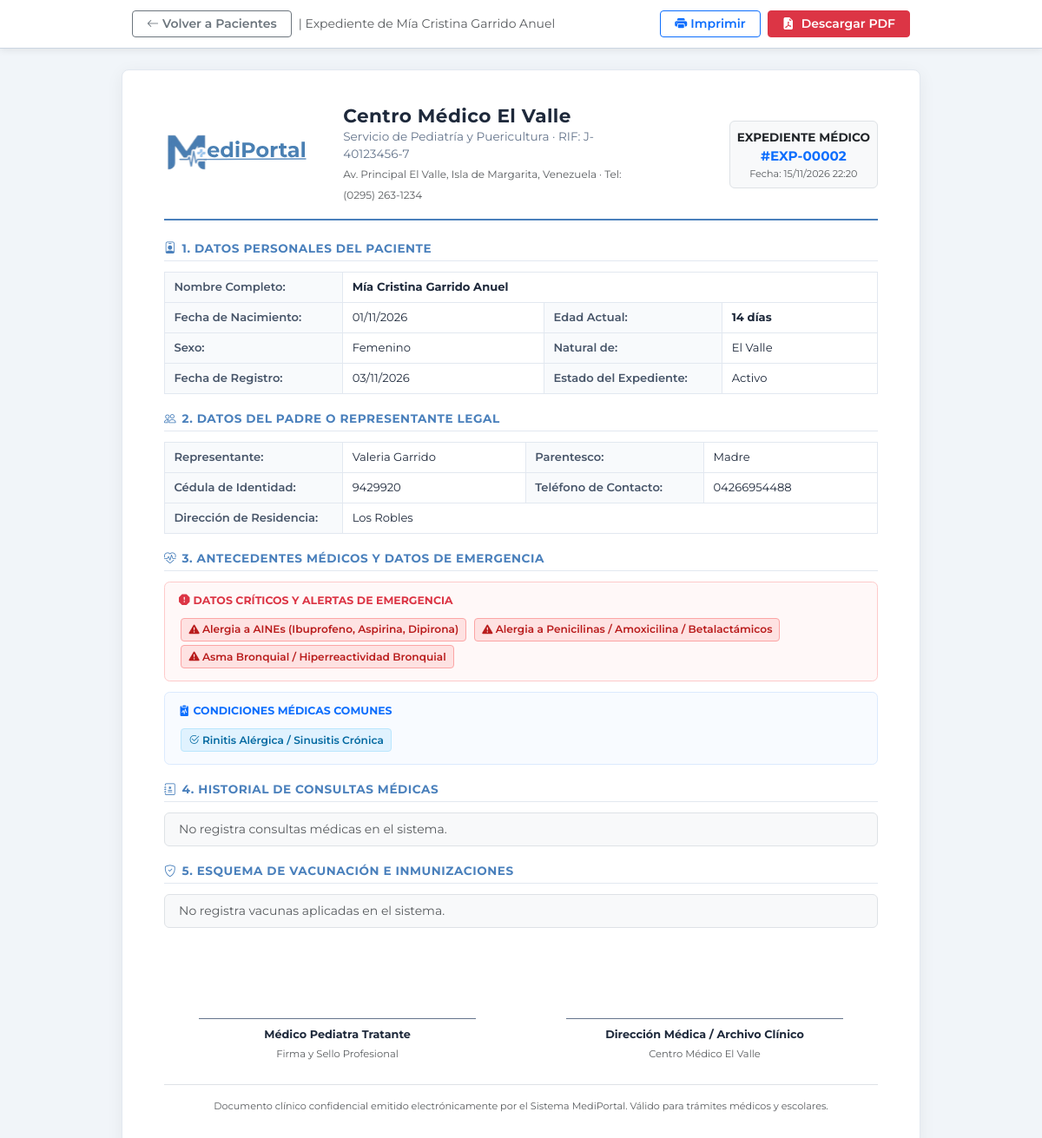
Screenshot of /descargar_expediente.php?id=2 with the database file from the repository.
### tables this page shows
CREATE TABLE pacientes (
    id INT AUTO_INCREMENT PRIMARY KEY,
    uid_nfc VARCHAR(100) UNIQUE DEFAULT NULL,  
    primer_nombre VARCHAR(50) NOT NULL,
    segundo_nombre VARCHAR(50) DEFAULT NULL,
    primer_apellido VARCHAR(50) NOT NULL,
    segundo_apellido VARCHAR(50) DEFAULT NULL,
    fecha_nacimiento DATE NOT NULL,
    sexo ENUM('Masculino', 'Femenino') NOT NULL,
    lugar_nacimiento VARCHAR(150) NOT NULL,
    representante_id INT NOT NULL,
    activo TINYINT(1) DEFAULT 1,  
    created_at TIMESTAMP DEFAULT CURRENT_TIMESTAMP,
    CONSTRAINT fk_paciente_representante
        FOREIGN KEY (representante_id)
        REFERENCES representantes(id)
        ON DELETE RESTRICT ON UPDATE CASCADE
);

CREATE TABLE representantes (
    id INT AUTO_INCREMENT PRIMARY KEY,
    nombre VARCHAR(100) NOT NULL,
    apellido VARCHAR(100) NOT NULL,
    cedula VARCHAR(20) UNIQUE NOT NULL,
    parentesco VARCHAR(50) NOT NULL,  
    direccion TEXT NOT NULL,
    telefono VARCHAR(30) NOT NULL,
    created_at TIMESTAMP DEFAULT CURRENT_TIMESTAMP
);

### descargar_expediente.php (the view, shortened to what the rows shown need)
<?php
require_once __DIR__ . '/procedures/utilidades.php';
$id_paciente = filter_input(INPUT_GET, 'id', FILTER_VALIDATE_INT);
$stmt = $mysqli->prepare('SELECT p.*,
                                 r.nombre AS nombre_representante,
                                 r.apellido AS apellido_representante,
                                 r.cedula AS cedula_representante,
                                 r.parentesco AS parentesco,
                                 r.telefono AS telefono_contacto,
                                 r.direccion AS direccion
                          FROM pacientes p
                          LEFT JOIN representantes r ON r.id = p.representante_id
                          WHERE p.id = ? LIMIT 1');
$stmt->bind_param('i', $id_paciente);
$stmt->execute();
$paciente = $stmt->get_result()->fetch_assoc();
$antecedentes_datos = obtener_antecedentes_paciente($mysqli, (int) $id_paciente);
?>
<!DOCTYPE html>
<html lang="es">
<head>
    <link href="https://cdn.jsdelivr.net/npm/bootstrap@5.3.3/dist/css/bootstrap.min.css" rel="stylesheet">
    <link rel="stylesheet" href="https://cdn.jsdelivr.net/npm/bootstrap-icons@1.11.3/font/bootstrap-icons.min.css">
</head>
<body>
    <div class="hoja-expediente" id="documento_expediente">
        <div class="encabezado-clinico">
            <div class="row align-items-center">
                <div class="col-8">
                    <div class="d-flex align-items-center gap-3">
                        <div>
                            <h2 class="titulo-expediente mb-0">Centro Médico El Valle</h2>
                        </div>
                    </div>
                </div>
                <div class="col-4 text-end">
                    <div class="p-2 rounded bg-light border text-center d-inline-block">
                        <span class="d-block fw-bold text-dark" style="font-size: 0.85rem;">EXPEDIENTE MÉDICO</span>
                        <span class="d-block text-primary fw-bold" style="font-size: 0.95rem;">#EXP-<?php echo str_pad((string) $paciente['id'], 5, '0', STR_PAD_LEFT); ?></span>
                        <small class="text-muted d-block" style="font-size: 0.7rem;">Fecha: <?php echo date('d/m/Y H:i'); ?></small>
                    </div>
                </div>
            </div>
        </div>
        <div class="seccion-bloque">
            <table class="tabla-datos-clinicos">
                <tr>
                    <th>Nombre Completo:</th>
                </tr>
                <tr>
                    <th>Fecha de Nacimiento:</th>
                    <td><?php echo !empty($paciente['fecha_nacimiento']) ? date('d/m/Y', strtotime($paciente['fecha_nacimiento'])) : 'No registrada'; ?></td>
                    <th>Edad Actual:</th>
                    <td><strong><?php echo htmlspecialchars(calcular_edad($paciente['fecha_nacimiento'])); ?></strong></td>
                </tr>
                <tr>
                    <th>Sexo:</th>
                    <td><?php echo htmlspecialchars(etiqueta_sexo($paciente['sexo'])); ?></td>
                    <th>Natural de:</th>
                    <td><?php echo htmlspecialchars($paciente['lugar_nacimiento'] ?: 'No registrado'); ?></td>
                </tr>
                <tr>
                    <th>Fecha de Registro:</th>
                    <td><?php echo date('d/m/Y', strtotime($paciente['created_at'])); ?></td>
                    <th>Estado del Expediente:</th>
                    <td><?php echo (int)$paciente['activo'] === 1 ? 'Activo' : 'Inactivo'; ?></td>
                </tr>
            </table>
        </div>
        <div class="seccion-bloque">
            <table class="tabla-datos-clinicos">
                <tr>
                    <th>Representante:</th>
                    <td><?php echo htmlspecialchars(trim(($paciente['nombre_representante'] ?? '') . ' ' . ($paciente['apellido_representante'] ?? '')) ?: 'No registrado'); ?></td>
                    <th>Parentesco:</th>
                    <td><?php echo htmlspecialchars($paciente['parentesco'] ?: 'No indicado'); ?></td>
                </tr>
                <tr>
                    <th>Cédula de Identidad:</th>
                    <td><?php echo htmlspecialchars($paciente['cedula_representante'] ?: 'No registrada'); ?></td>
                    <th>Teléfono de Contacto:</th>
                    <td><?php echo htmlspecialchars($paciente['telefono_contacto'] ?: 'No registrado'); ?></td>
                </tr>
                <tr>
                    <th>Dirección de Residencia:</th>
                    <td colspan="3"><?php echo htmlspecialchars($paciente['direccion'] ?: 'No registrada'); ?></td>
                </tr>
            </table>
        </div>
    </div>
</body>
</html>

### rows the page displays
pacientes: id "00002", fecha_nacimiento "01/11/2026", fecha_nacimiento "14 días", sexo "Femenino", lugar_nacimiento "El Valle", created_at "03/11/2026", representante.apellido "Valeria Garrido", representante.parentesco "Madre", representante.cedula "9429920", representante.telefono "04266954488", representante.direccion "Los Robles"

### other values shown
$nombre_completo "Mía Cristina Garrido Anuel"
$item "Alergia a AINEs (Ibuprofeno, Aspirina, Dipirona)"
$item "Alergia a Penicilinas / Amoxicilina / Betalactámicos"
$item "Asma Bronquial / Hiperreactividad Bronquial"
$item "Rinitis Alérgica / Sinusitis Crónica"
